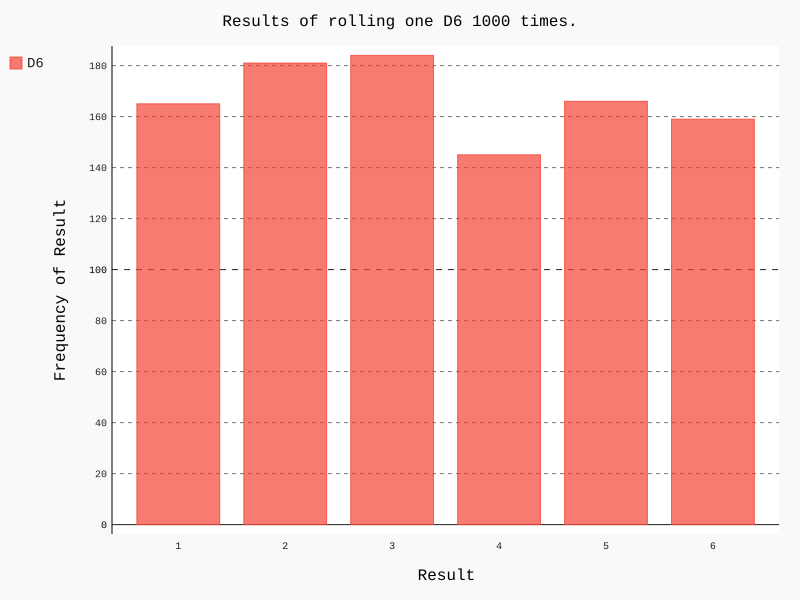

Recreate this plot in Python.
import pygal
from die import Die

# 创建一个D6
die = Die()

# 掷几次骰子，并将结果存储在一个列表中
results = []
for roll_num in range(1000):
    result = die.roll()
    results.append(result)
    
# 分析结果
frequencies = []
for value in range(1, die.num_sides+1):
    frequency = results.count(value)
    frequencies.append(frequency)

#~ print(frequencies)

# 对结果进行可视化
hist = pygal.Bar()
hist.title = "Results of rolling one D6 1000 times."
hist.x_labels = ['1', '2', '3', '4', '5', '6']
hist.x_title = "Result"
hist.y_title = "Frequency of Result"
hist.add('D6', frequencies)
hist.render_to_file('die_visual.svg')
